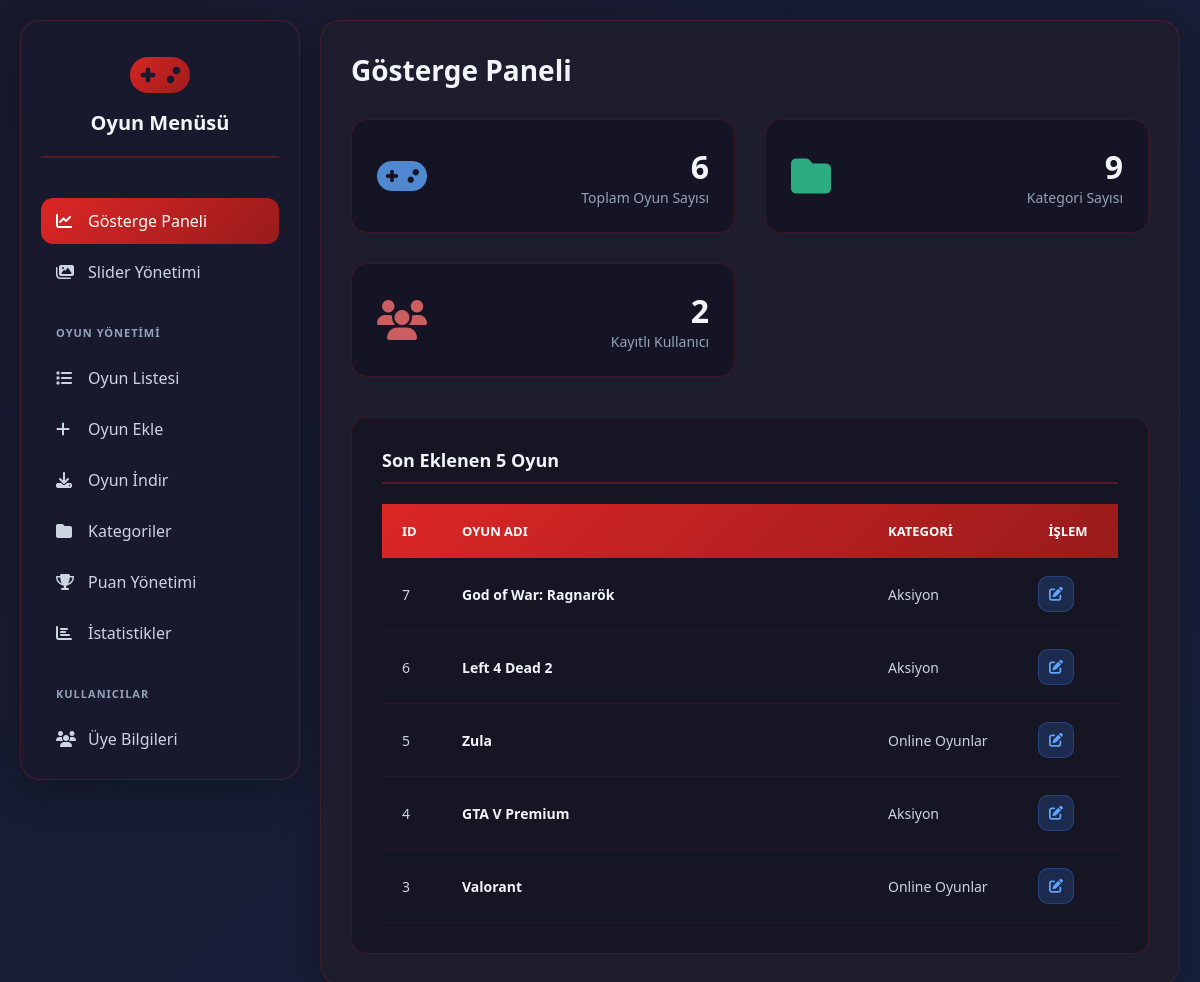
The page /admin on the database its author committed.
### tables this page shows
CREATE TABLE games (
            id INTEGER PRIMARY KEY AUTOINCREMENT,
            oyun_adi TEXT NOT NULL,
            aciklama TEXT,
            cover_image TEXT,
            youtube_id TEXT,
            save_yolu TEXT,
            calistirma_tipi TEXT NOT NULL,
            calistirma_verisi TEXT NOT NULL,
            cikis_yili TEXT,
            pegi TEXT,
            category_id INTEGER,
            average_rating REAL NOT NULL DEFAULT 0,
            rating_count INTEGER NOT NULL DEFAULT 0, click_count INTEGER NOT NULL DEFAULT 0, launch_script TEXT, yuzde_yuz_save_path TEXT,
            FOREIGN KEY (category_id) REFERENCES categories (id)
        );

CREATE TABLE categories (
            id INTEGER PRIMARY KEY AUTOINCREMENT,
            name TEXT NOT NULL UNIQUE
        , icon TEXT);

### app.py (the view)
@app.route('/admin')
def admin_index():
    conn = get_db_connection()
    game_count = conn.execute('SELECT COUNT(*) FROM games').fetchone()[0]
    category_count = conn.execute('SELECT COUNT(*) FROM categories').fetchone()[0]
    user_count = conn.execute('SELECT COUNT(*) FROM users').fetchone()[0]
    stats = {'game_count': game_count, 'category_count': category_count, 'user_count': user_count}
    query = """
    SELECT g.id, g.oyun_adi, c.name as category_name FROM games g
    LEFT JOIN categories c ON g.category_id = c.id ORDER BY g.id DESC LIMIT 5
    """
    recent_games = conn.execute(query).fetchall()
    conn.close()
    recent_games_list = [dict(game) for game in recent_games]
    return render_template('index.html', stats=stats, recent_games=recent_games_list)

### app.py (called while the page is built)
def get_db_connection():
    conn = sqlite3.connect(DATABASE, check_same_thread=False)
    conn.row_factory = sqlite3.Row
    return conn

### templates/index.html (shortened to what this page needs)
{% extends 'base_admin.html' %}
{% block content %}
    <div class="header">
        <h1>Gösterge Paneli</h1>
    </div>
    <div class="stats-grid">
        <div class="stat-card stat-games">
            <div class="stat-icon"><i class="fas fa-gamepad"></i></div>
            <div class="stat-info">
                <div class="stat-value">{{ stats.game_count }}</div>
                <div class="stat-label">Toplam Oyun Sayısı</div>
            </div>
        </div>
        <div class="stat-card stat-categories">
            <div class="stat-icon"><i class="fas fa-folder"></i></div>
            <div class="stat-info">
                <div class="stat-value">{{ stats.category_count }}</div>
                <div class="stat-label">Kategori Sayısı</div>
            </div>
        </div>
        <div class="stat-card stat-users">
            <div class="stat-icon"><i class="fas fa-users"></i></div>
            <div class="stat-info">
                <div class="stat-value">{{ stats.user_count }}</div>
                <div class="stat-label">Kayıtlı Kullanıcı</div>
            </div>
        </div>
    </div>
    <div class="form-container">
        <div class="section-title">Son Eklenen 5 Oyun</div>
        {% if recent_games %}
            <table class="recent-games-table">
                <thead>
                    <tr>
                        <th style="width: 60px;">ID</th>
                        <th>Oyun Adı</th>
                        <th style="width: 150px;">Kategori</th>
                        <th style="width: 100px; text-align: center;">İşlem</th>
                    </tr>
                </thead>
                <tbody>
                    {% for game in recent_games %}
                    <tr>
                        <td>{{ game.id }}</td>
                        <td class="game-name">{{ game.oyun_adi }}</td>
                        <td>
                            <span class="badge badge-{{ 'uncategorized' if not game.category_name else 'default' }}">
                                {{ game.category_name or 'Kategorisiz' }}
                            </span>
                        </td>
                        <td style="text-align: center;">
                            <a href="{{ url_for('edit_game', game_id=game.id) }}" class="btn-icon btn-edit" title="Düzenle">
                                <i class="fas fa-edit"></i>
                            </a>
                        </td>
                    </tr>
                    {% endfor %}
                </tbody>
            </table>
        {% else %}
            <p style="color: #94a3b8; text-align: center;">Henüz sisteme eklenmiş bir oyun bulunmamaktadır. Hemen bir oyun ekleyin!</p>
        {% endif %}
    </div>
{% endblock %}

### templates/base_admin.html (shortened to what this page needs)
<!DOCTYPE html>
<html lang="tr">
<head>
    <link href="https://cdnjs.cloudflare.com/ajax/libs/font-awesome/6.4.0/css/all.min.css" rel="stylesheet">
    <link rel="stylesheet" href="https://cdnjs.cloudflare.com/ajax/libs/codemirror/5.65.15/codemirror.min.css">
    <link rel="stylesheet" href="https://cdnjs.cloudflare.com/ajax/libs/codemirror/5.65.15/theme/darcula.min.css">
    <link rel="stylesheet" href="{{ url_for('static', filename='css/admin_styles.css', v='1.5') }}">
</head>
<body>
    <div class="container">
        <aside class="sidebar">
            <div class="logo">
                <i class="fas fa-gamepad"></i>
                <h2>Oyun Menüsü</h2>
            </div>
            <div class="menu-section">
                <a href="{{ url_for('admin_index') }}" class="menu-item {% if request.endpoint == 'admin_index' %}active{% endif %}">
                    <i class="fas fa-chart-line"></i>
                    <span>Gösterge Paneli</span>
                </a>
                <a href="{{ url_for('manage_sliders') }}" class="menu-item {% if 'slider' in request.endpoint %}active{% endif %}">
                    <i class="fas fa-images"></i>
                    <span>Slider Yönetimi</span>
                </a>
            </div>
            <div class="menu-section">
                <div class="menu-title">Oyun Yönetimi</div>
                {% set game_list_endpoints = ['list_games', 'edit_game', 'delete_game'] %}
                <a href="{{ url_for('list_games') }}" class="menu-item {% if request.endpoint in game_list_endpoints %}active{% endif %}">
                    <i class="fas fa-list"></i>
                    <span>Oyun Listesi</span>
                </a>
                <a href="{{ url_for('add_game') }}" class="menu-item {% if request.endpoint == 'add_game' %}active{% endif %}">
                    <i class="fas fa-plus"></i>
                    <span>Oyun Ekle</span>
                </a>
                <a href="{{ url_for('download_games') }}" class="menu-item {% if request.endpoint == 'download_games' %}active{% endif %}">
                    <i class="fas fa-download"></i>
                    <span>Oyun İndir</span>
                </a>
                <a href="{{ url_for('manage_categories') }}" class="menu-item {% if request.endpoint == 'manage_categories' or request.endpoint == 'delete_category' %}active{% endif %}">
                    <i class="fas fa-folder"></i>
                    <span>Kategoriler</span>
                </a>
                <a href="{{ url_for('manage_ratings') }}" class="menu-item {% if request.endpoint == 'manage_ratings' or request.endpoint == 'reset_all_ratings' %}active{% endif %}">
                    <i class="fas fa-trophy"></i>
                    <span>Puan Yönetimi</span>
                </a>
                <a href="{{ url_for('manage_statistics') }}" class="menu-item {% if request.endpoint == 'manage_statistics' %}active{% endif %}">
                    <i class="fas fa-chart-bar"></i>
                    <span>İstatistikler</span>
                </a>
            </div>
            <div class="menu-section">
                <div class="menu-title">Kullanıcılar</div>
                {% set user_management_endpoints = ['manage_users', 'edit_user', 'delete_user'] %}
                <a href="{{ url_for('manage_users') }}" class="menu-item {% if request.endpoint in user_management_endpoints %}active{% endif %}">
                    <i class="fas fa-users"></i>
                    <span>Üye Bilgileri</span>
                </a>
            </div>
        </aside>
        <main class="main-content">
            {% block content %}{% endblock %}
        </main>
    </div>
</body>
</html>

### static/css/admin_styles.css (style rules this page uses)
* { margin: 0; padding: 0; box-sizing: border-box; }
body { font-family: 'Segoe UI', Tahoma, Geneva, Verdana, sans-serif; background: linear-gradient(135deg, #1a1a2e 0%, #16213e 100%); min-height: 100vh; padding: 20px; color: #f1f5f9; background-repeat: no-repeat; background-size: cover; background-attachment: fixed; overflow-x: hidden; }
.container { max-width: 1400px; margin: 0 auto; display: grid; grid-template-columns: 280px 1fr; gap: 20px; align-items: start; }
.sidebar { background: rgba(26, 26, 46, 0.95); border-radius: 20px; padding: 30px 20px; box-shadow: 0 10px 40px rgba(0, 0, 0, 0.3); border: 1px solid rgba(220, 38, 38, 0.2); position: sticky; top: 20px; height: calc(100vh - 40px); overflow-y: auto; }
.logo { text-align: center; margin-bottom: 40px; padding-bottom: 20px; border-bottom: 2px solid rgba(220, 38, 38, 0.3); }
.logo i { font-size: 48px; background: linear-gradient(135deg, #dc2626 0%, #991b1b 100%); -webkit-background-clip: text; -webkit-text-fill-color: transparent; margin-bottom: 10px; }
.logo h2 { color: #f1f5f9; font-size: 20px; font-weight: 600; }
.menu-section { margin-bottom: 30px; }
.menu-title { color: #94a3b8; font-size: 11px; font-weight: 600; text-transform: uppercase; letter-spacing: 1px; margin-bottom: 15px; padding-left: 15px; }
.menu-item { display: flex; align-items: center; padding: 12px 15px; color: #cbd5e1; text-decoration: none; border-radius: 12px; margin-bottom: 5px; transition: all 0.3s ease; cursor: pointer; }
.menu-item.active { background: linear-gradient(135deg, #dc2626 0%, #991b1b 100%); color: white; }
.menu-item i { width: 20px; margin-right: 12px; font-size: 16px; }
.main-content { background: rgba(30, 30, 46, 0.95); border-radius: 20px; padding: 30px; box-shadow: 0 10px 40px rgba(0, 0, 0, 0.3); border: 1px solid rgba(220, 38, 38, 0.2); min-width: 0; min-height: calc(100vh - 40px); }
.header { display: flex; flex-wrap: wrap; justify-content: space-between; align-items: center; margin-bottom: 30px; flex-shrink: 0; gap: 15px; }
.header h1 { font-size: 28px; color: #f1f5f9; font-weight: 700; }
.btn-icon { width: 36px; height: 36px; border-radius: 10px; border: none; cursor: pointer; display: flex; align-items: center; justify-content: center; transition: all 0.3s ease; text-decoration: none; }
.btn-edit { background: rgba(59, 130, 246, 0.2); color: #60a5fa; border: 1px solid rgba(59, 130, 246, 0.3); }
table { width: 100%; border-collapse: collapse; min-width: 600px; }
thead { background: linear-gradient(135deg, #dc2626 0%, #991b1b 100%); }
thead th { padding: 18px 20px; text-align: left; color: white; font-weight: 600; font-size: 13px; text-transform: uppercase; }
tbody tr { border-bottom: 1px solid rgba(220, 38, 38, 0.1); }
tbody td { padding: 18px 20px; color: #cbd5e1; font-size: 14px; }
.game-name { font-weight: 600; color: #f1f5f9; }
.form-container { background: rgba(20, 20, 36, 0.8); border-radius: 16px; padding: 30px; border: 1px solid rgba(220, 38, 38, 0.2); }
.section-title { font-size: 18px; font-weight: 700; color: #f1f5f9; margin-bottom: 20px; padding-bottom: 10px; border-bottom: 2px solid rgba(220, 38, 38, 0.3); }
.stats-grid { display: grid; grid-template-columns: repeat(auto-fit, minmax(250px, 1fr)); gap: 30px; margin-bottom: 40px; }
.stat-card { background: rgba(20, 20, 36, 0.9); border-radius: 16px; padding: 25px; display: flex; align-items: center; justify-content: space-between; border: 1px solid rgba(220, 38, 38, 0.2); }
.stat-icon i { font-size: 40px; opacity: 0.8; }
.stat-info { text-align: right; }
.stat-value { font-size: 32px; font-weight: 700; }
.stat-label { font-size: 14px; color: #94a3b8; }
.stat-games .stat-icon i { color: #60a5fa; }
.stat-categories .stat-icon i { color: #34d399; }
.stat-users .stat-icon i { color: #f87171; }

### rows shown on the page
games: id "7", oyun_adi "God of War: Ragnarök", name "Aksiyon"
games: id "6", oyun_adi "Left 4 Dead 2", name "Aksiyon"
games: id "5", oyun_adi "Zula", name "Online Oyunlar"
games: id "4", oyun_adi "GTA V Premium", name "Aksiyon"
games: id "3", oyun_adi "Valorant", name "Online Oyunlar"

### other values the page prints
{{ stats.game_count }} "6"
{{ stats.category_count }} "9"
{{ stats.user_count }} "2"
